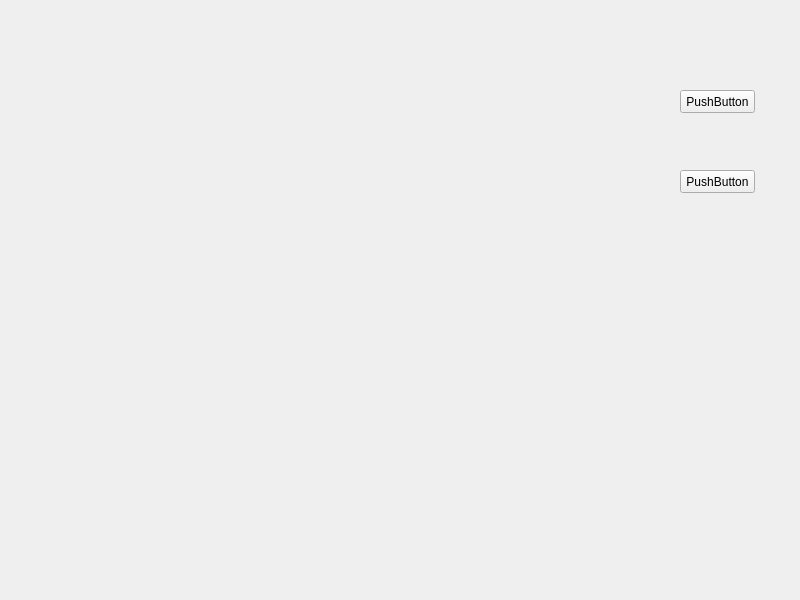
<?xml version="1.0" encoding="UTF-8"?>
<ui version="4.0">
    <class>MainWindow</class>
    <widget class="QMainWindow" name="MainWindow">
        <property name="geometry">
            <rect>
                <x>0</x>
                <y>0</y>
                <width>800</width>
                <height>600</height>
            </rect>
        </property>
        <property name="windowTitle">
            <string>MainWindow</string>
        </property>
        <widget class="QWidget" name="centralWidget">
            <widget class="QPushButton" name="pushButton">
                <property name="geometry">
                    <rect>
                        <x>680</x>
                        <y>90</y>
                        <width>75</width>
                        <height>23</height>
                    </rect>
                </property>
                <property name="text">
                    <string>PushButton</string>
                </property>
            </widget>
            <widget class="QPushButton" name="pushButton_2">
                <property name="geometry">
                    <rect>
                        <x>680</x>
                        <y>170</y>
                        <width>75</width>
                        <height>23</height>
                    </rect>
                </property>
                <property name="text">
                    <string>PushButton</string>
                </property>
            </widget>
            <widget class="MplCanvasWrapper" name="widget" native="true">
                <property name="geometry">
                    <rect>
                        <x>60</x>
                        <y>80</y>
                        <width>591</width>
                        <height>351</height>
                    </rect>
                </property>
                <property name="sizePolicy">
                    <sizepolicy hsizetype="Expanding" vsizetype="Expanding">
                        <horstretch>0</horstretch>
                        <verstretch>0</verstretch>
                    </sizepolicy>
                </property>
            </widget>
        </widget>
    </widget>
    <customwidgets>
        <customwidget>
            <class>MplCanvasWrapper</class>
            <extends>QWidget</extends>
            <header location="global">mplCanvasWrapper.h</header>
            <container>1</container>
        </customwidget>
    </customwidgets>
    <resources/>
    <connections/>
</ui>
